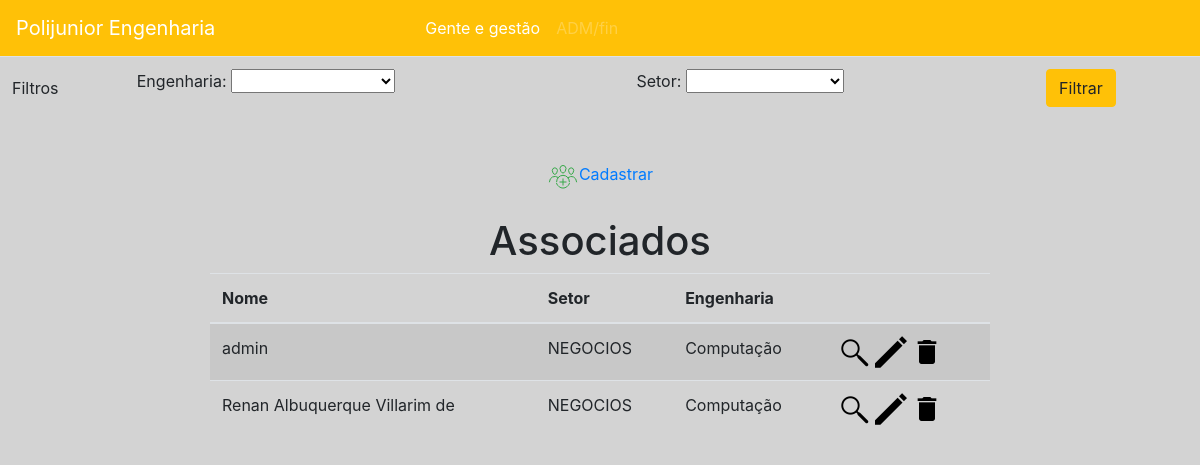
The app's page /associado.php (signed in), older data.
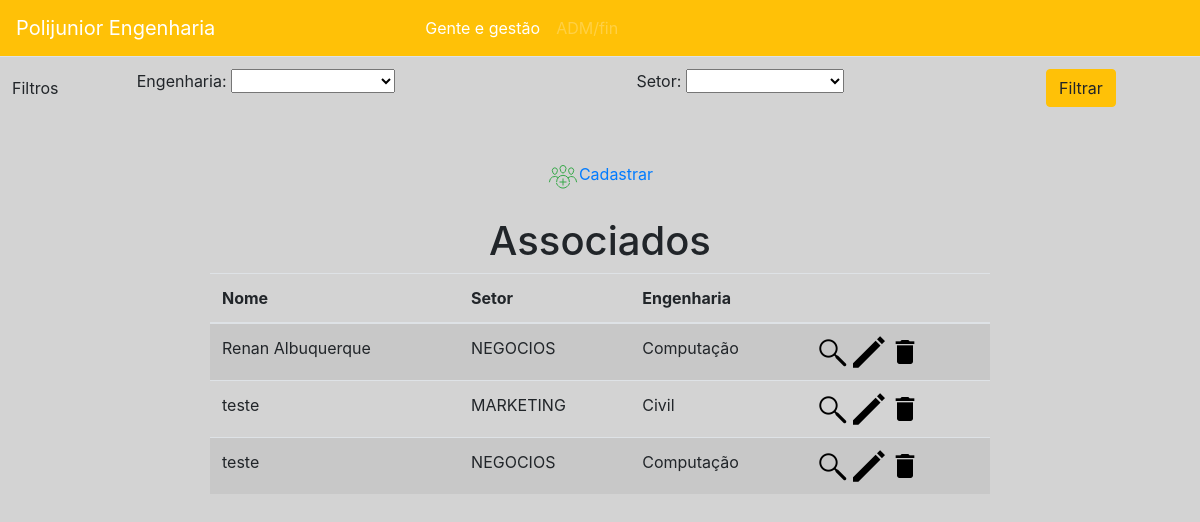
The same page, newer data.
### tables this page shows
CREATE TABLE `associado` (
  `id` int(11) NOT NULL,
  `nome` varchar(80) NOT NULL,
  `data_associacao` date DEFAULT current_timestamp(),
  `id_setor` int(11) NOT NULL,
  `id_engenharia` int(11) NOT NULL
);

CREATE TABLE `setor` (
  `id` int(11) NOT NULL,
  `nome` varchar(30) NOT NULL
);

CREATE TABLE `engenharia` (
  `id` int(11) NOT NULL,
  `nome` varchar(200) NOT NULL
);

### associado.php (the view, shortened to what this page needs)
<?php
include 'connection.php';
include 'util/filtro.php';
?>
<!DOCTYPE html>
<html>
<head>
	<link rel="stylesheet" type="text/css" href="css/bootstrap.min.css">
	<link rel="stylesheet" type="text/css" href="css/associado.css">
</head>
<body>
<?php gerarFiltro(['Engenharia','Setor']); ?>
<center>
<br>
<table>
<tr>
	<td><a href="formassociado.php?modo=cadastrar"><img src="assets/cadastrarbutton.png">Cadastrar</a></td>
</tr>
</table>
<br>
<h1>Associados</h1>
<table id="tabelaassociados" class="table table-striped">
<thead>
	<th>Nome</th>
	<th>Setor</th>
	<th>Engenharia</th>
	<th></th>
</thead>
<?php
	$sql = "SELECT A.id, A.nome, S.nome as setor, E.nome as engenharia FROM associado A
					INNER JOIN setor S ON A.id_setor = S.id
					INNER JOIN engenharia E ON A.id_engenharia = E.id WHERE 1=1 ";
	$sql .= "ORDER BY A.nome;";
	$result = $conn->query($sql);
	while($row = $result->fetch_assoc()){
		echo "<tr>";
		echo "<td>$row[nome]</td>";
		echo "<td>$row[setor]</td>";
		echo "<td>$row[engenharia]</td>";
		$viewbutton = "<a href='formassociado.php?modo=view&idAssociado=$row[id]'><img src='assets/viewbutton.png'></a> ";
		$editbutton = "<a href='formassociado.php?modo=edit&idAssociado=$row[id]'><img src='assets/editbutton.png'></a> ";
		$deletebutton = "<a href='javascript:deletebutton($row[id])'><img src='assets/deletebutton.png'></a> ";
		$links = $viewbutton.$editbutton.$deletebutton;
		echo "<td>".$links."</td>";
		echo "</tr>";
	}
?>
</table>
</center>
</body>
</html>

### util/filtro.php (shortened to what this page needs)
<?php
function gerarFiltro($arrayFiltros){
	include 'connection.php';
	$size = sizeof($arrayFiltros);
	$rowspan = (int) ($size / 3);
	if(($size % 3) != 0){
		$rowspan++;
	}
	echo "<form method='get'>";
	echo "<table id='tabelafiltro' class='table'>";
	echo "<tr>";
	echo "<td style='vertical-align: middle;' rowspan='".$rowspan."'>";
	echo "Filtros";
	echo "</td>";
	foreach ($arrayFiltros as $index => $filtro) {
		$filtrolower = strtolower($filtro);
		echo "<td>";
		echo "$filtro: <select name='$filtrolower' id='filtro$filtro'>";
		echo "<option value=''></option>";
		$sql = "SELECT id, nome FROM $filtrolower";
		$result = $conn->query($sql);
		while($row = $result->fetch_assoc()){
			$selected = "";
			echo "<option value='$row[id]' $selected>$row[nome]</option>";
		}
		echo "</select>";
		echo "</td>";
	}
	echo "<td><input class='btn btn-warning' value='Filtrar' type='submit' /></td>";
	echo "</tr>";
	echo "</table>";
	echo "</form>";
}
?>

### css/associado.css (style rules this page uses)
#tabelaassociados { width: 65% }
body { background: lightgray; }

Row changes from the older to the newer data that the page shows:
removed associado: nome "admin", id_setor.nome "NEGOCIOS", id_engenharia.nome "Computação"
removed associado: nome "Renan Albuquerque Villarim de", id_setor.nome "NEGOCIOS", id_engenharia.nome "Computação"
added associado: nome "Renan Albuquerque", id_setor.nome "NEGOCIOS", id_engenharia.nome "Computação"
added associado: nome "teste", id_setor.nome "MARKETING", id_engenharia.nome "Civil"
added associado: nome "teste", id_setor.nome "NEGOCIOS", id_engenharia.nome "Computação"
